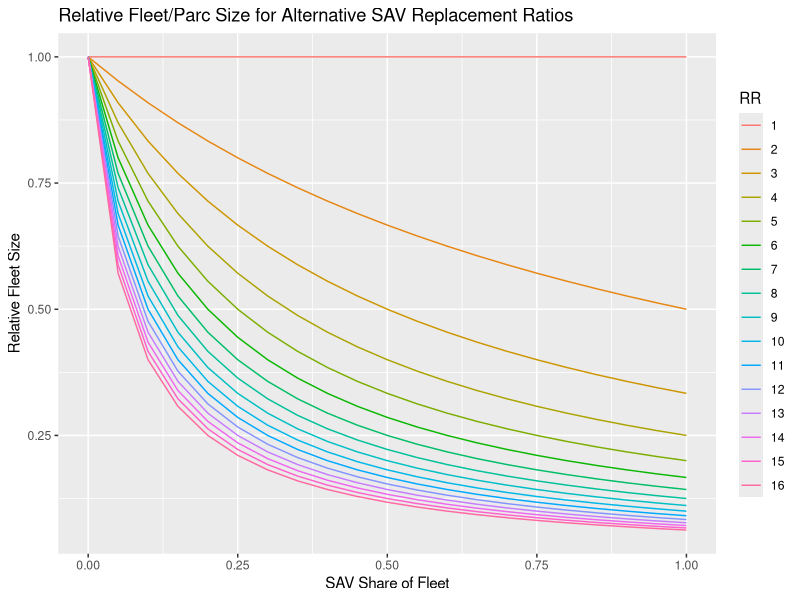

The R source for this figure:
## ---- chunk 1
library(tidyverse)
library(knitr)
echoWorking = F
## ---- chunk 2
# U.S. DOT-NHTSA 2018. Summary of Travel Trends 2017 National Household Travel Survey - 2017_nhts_summary_travel_trends. https://nhts.ornl.gov/assets/2017_nhts_summary_travel_trends.pdf
# U.S. DOT-BTS 2019. Tranportation Statistics Annual Report - Final - TSAR-Full-2018-Web-Final, Feb. 2019 https://www.bts.gov/sites/bts.dot.gov/files/docs/browse-statistical-products-and-data/transportation-statistics-annual-reports/TSAR-Full-2018-Web-Final.pdf
numHHvehiclesUS2017 = 223E6  # US DOT-NHTSA 2018 p. 68
numAveTripsPerPersonDailyUS2017 = 3.37  # US DOT-NHTSA 2018 p. 40
numAveTripsPerPersonAnnualUS2017 = 1231  # US DOT-NHTSA 2018 p. 32
numAvePersonTripsAllModesAnnualUS2017 = (64582+6048+142754+40303+102327+15139)*1E6  # US DOT-NHTSA 2018 p. 29
numAvePersonTripsPrivateVehicleAnnualUS2017 = 0.826 * numAvePersonTripsAllModesAnnualUS2017  # US DOT-NHTSA 2018 p. 30
totalRegisteredVehiclesUS2016 = 268799083 # US DOT-BTS 2018 p. 1-4
numAveVehiclesPerHHUS2017 = 1.88  # US DOT-NHTSA 2018 p. 59
## ---- chunk 3
RRvals = 1:16
SSvals = seq(from=0, to =1.0, length.out = 21)
parc = data.frame(matrix(nrow=length(RRvals), ncol=length(SSvals)))
#RRvals = data.frame(RR = 1:20)
#SSvals = data.frame(SS = seq(from=0, to =1.0, length.out = 20))
#x = full_join(RRvals, SSvals, by=NULL)

rparc <- function(rr, ss) {
  # compute relative vehicle parc size for Replacement Ratio rr, SAV Share ss
  return( 1/((1-ss) + rr * ss) )
}

for (r in seq_along(RRvals)) {
  for (c in seq_along(SSvals)) {
    parc[r,c] = rparc(RRvals[r], SSvals[c])
  }
}

names(parc) = c(paste0("S_",SSvals))
parc$RR = RRvals

rparcTable = parc %>% gather(key = "SS", value="rho", -RR) %>%
  mutate(SS = as.numeric(gsub(pattern = "S_", replacement ="", SS))) %>%
  arrange(RR)

rparcTable %>%  mutate(RR = as.factor(RR)) %>% 
  group_by(RR) %>%
  ggplot(aes(x=SS, y =rho, color=RR)) + geom_line() +
  ggtitle("Relative Fleet/Parc Size for Alternative SAV Replacement Ratios") + 
  xlab("SAV Share of Fleet") + ylab("Relative Fleet Size")
## ---- chunk 4
rparcTable %>%  mutate(RR = as.factor(RR)) %>% 
  filter(RR %in% c(6,8,10,12)) %>%  # selected Replacement Ratios to display
  filter(((SS*100) %% 10) ==0) %>%    # fraction is a multiple of 10%
  spread(key=RR, value=rho) %>%
  kable(digits=4,caption = "Relative Parc Size for Alternative SAV Replacement Ratios")

